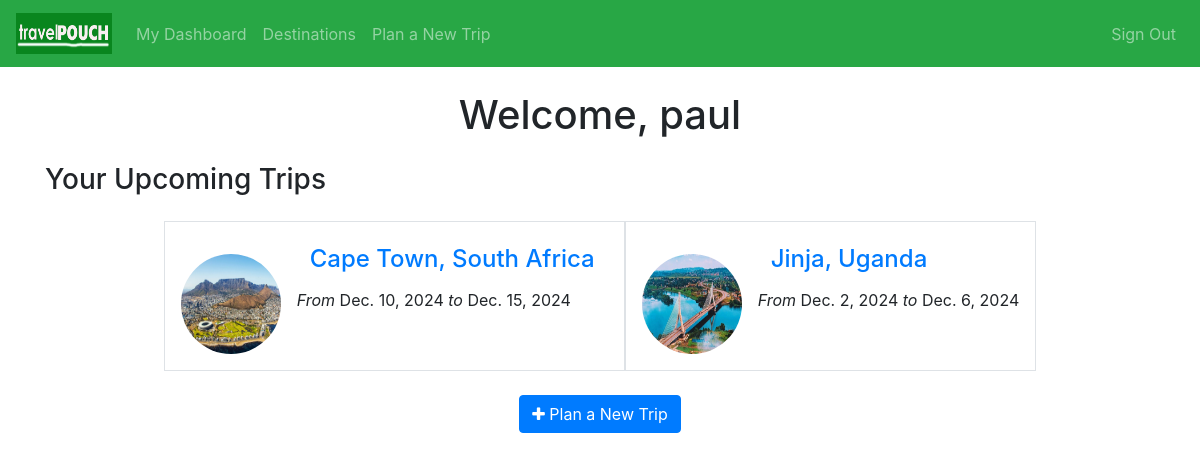
Page /my_dashboard (signed in) on the committed database.
### travel/models.py (models this page shows, shortened)
class User(AbstractUser):
    pass

class Trip(models.Model):
    user = models.ForeignKey(User, on_delete=models.CASCADE)
    destination = models.ForeignKey(Destination, on_delete=models.CASCADE)
    start_date = models.DateField()
    end_date = models.DateField()
    budget = models.DecimalField(max_digits=10, decimal_places=0)

class Destination(models.Model):
    REGION_CHOICES = (
        ("AFR", "Africa"),
        ("ASIME", "Asia and Middle East"),
        ("EUR", "Europe"),
        ("OCE", "Oceania"),
        ("NAC", "North and Central America & Caribbean"),
        ("SOA", "South America")
    )
    name = models.CharField(max_length=255)
    description = models.TextField(blank=True)  # Optional description
    location = models.CharField(max_length=255, blank=True)  # General location (e.g., city, country)
    latitude = models.FloatField(blank=True, null=True)  # Used if the destination has a specific point on the map
    longitude = models.FloatField(blank=True, null=True)
    type = models.CharField(max_length=50, choices=[('city', 'City'), ('landmark', 'Landmark'), ('island', 'Island'), ('province', 'Province'), ('country', 'Country')], default='city')
    destination_image = models.ImageField(upload_to='destination_images/', blank=True, null=True)
    region = models.CharField(max_length=5, choices=REGION_CHOICES, default="AFR")
    image_attribution = models.CharField(max_length=255, blank=True, null=True) # Image source (Important to give credit)
    def __str__(self):
        return f"{self.name}, {self.location}"
    class Meta:
        ordering = ['region', 'name']

### travel/views.py (the view)
# urls.py: path("my_dashboard", views.dashboard, name="dashboard"),
@login_required
def dashboard(request):
    if request.user.is_authenticated:
        trips = request.user.trip_set.all()  # Assuming a ForeignKey from Trip to User
        context = {
            'trips': trips,
        }
        return render(request, "travel/dashboard.html", context)
    else:
        return HttpResponseRedirect(reverse("index"))

### travel/templates/travel/dashboard.html (shortened to what this page needs)
{% extends "travel/layout.html" %}
{% load static %}
{% block body %}
    <h1 class="my-4 text-center title">Welcome, {{ user.username }}</h1>
    <div class="container my-2 pb-4">
        <h3 class="my-4">Your Upcoming Trips</h3>
        <div class="row justify-content-center">
            {% for trip in trips %}
        <div class="media border p-3">
            <img src="{{ trip.destination.destination_image }}" alt="{{ trip.destination }}" class="mr-3 mt-3 rounded-circle" width="100" height="100">
            <div class="media-body">
                <a href="{% url 'trip' trip.id %}" class="btn btn-link"><h4>{{ trip.destination }}</h4></a>
                <p><i>From</I> {{ trip.start_date }} <i> to </i> {{ trip.end_date }}</p>
            </div>
        </div>
        {% endfor %}
        </div>
        <div class="row justify-content-center my-4">
            <a href="{% url 'newtrip' %}" class="btn btn-primary"><i class="fa fa-plus" aria-hidden="true"></i> Plan a New Trip</a>
{% endblock %}

### rows in the picture
User: username "paul"
Trip: destination.destination_image (picture), destination "Cape Town, South Africa", start_date "Dec. 10, 2024", end_date "Dec. 15, 2024"
Trip: destination.destination_image (picture), destination "Jinja, Uganda", start_date "Dec. 2, 2024", end_date "Dec. 6, 2024"
